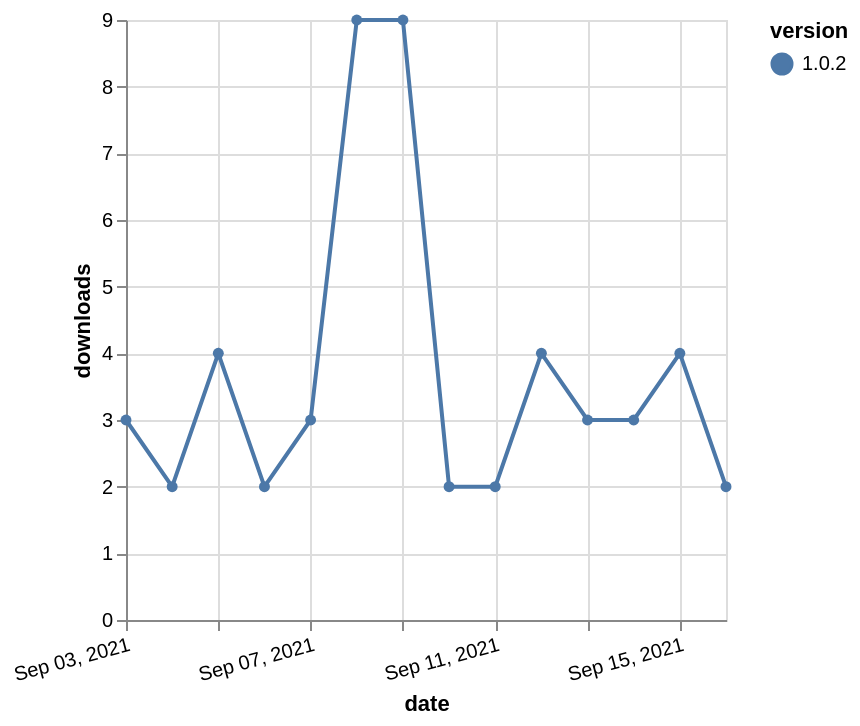

The specification (Vega-Lite) saved for this image:
### Vega-Lite specification from a JSON file in a GitHub repository (floating-point values rounded to 4 significant figures)
{"$schema": "https://vega.github.io/schema/vega-lite/v5.json", "description": "A simple bar chart with embedded data.", "data": {"values": [{"date": "2021-09-03", "total": 5006, "delta": 3, "version": "1.0.2"}, {"date": "2021-09-04", "total": 5008, "delta": 2, "version": "1.0.2"}, {"date": "2021-09-05", "total": 5012, "delta": 4, "version": "1.0.2"}, {"date": "2021-09-06", "total": 5014, "delta": 2, "version": "1.0.2"}, {"date": "2021-09-07", "total": 5017, "delta": 3, "version": "1.0.2"}, {"date": "2021-09-08", "total": 5026, "delta": 9, "version": "1.0.2"}, {"date": "2021-09-09", "total": 5035, "delta": 9, "version": "1.0.2"}, {"date": "2021-09-10", "total": 5037, "delta": 2, "version": "1.0.2"}, {"date": "2021-09-11", "total": 5039, "delta": 2, "version": "1.0.2"}, {"date": "2021-09-12", "total": 5043, "delta": 4, "version": "1.0.2"}, {"date": "2021-09-13", "total": 5046, "delta": 3, "version": "1.0.2"}, {"date": "2021-09-14", "total": 5049, "delta": 3, "version": "1.0.2"}, {"date": "2021-09-15", "total": 5053, "delta": 4, "version": "1.0.2"}, {"date": "2021-09-16", "total": 5055, "delta": 2, "version": "1.0.2"}]}, "width": "container", "mark": {"type": "line", "point": {"filled": true}}, "encoding": {"x": {"field": "date", "type": "temporal", "timeUnit": "yearmonthdate", "title": "date", "axis": {"labelAngle": -15}}, "y": {"field": "delta", "type": "quantitative", "title": "downloads"}, "color": {"field": "version", "type": "nominal"}, "tooltip": {"field": "delta"}}}
